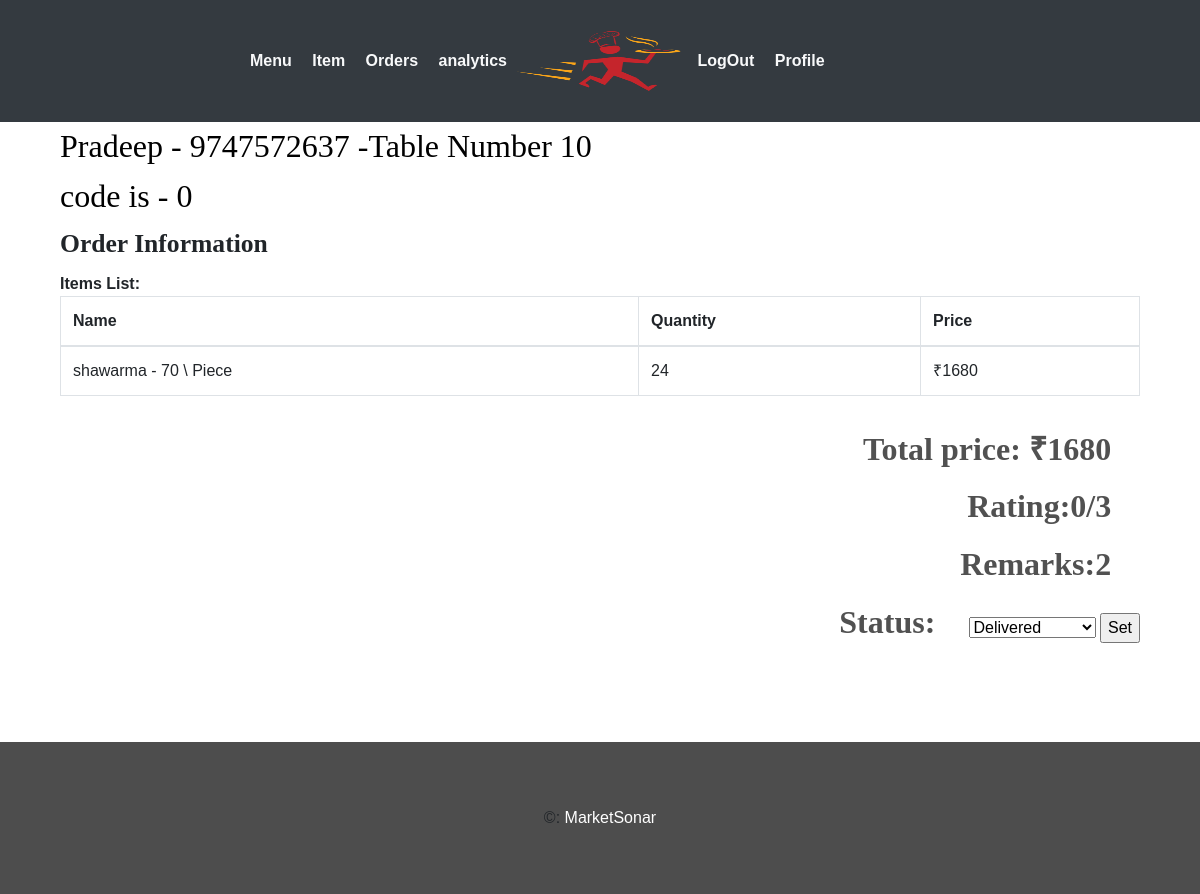
Page /food/restaurant/orderlist/ (signed in) on the earlier database version.
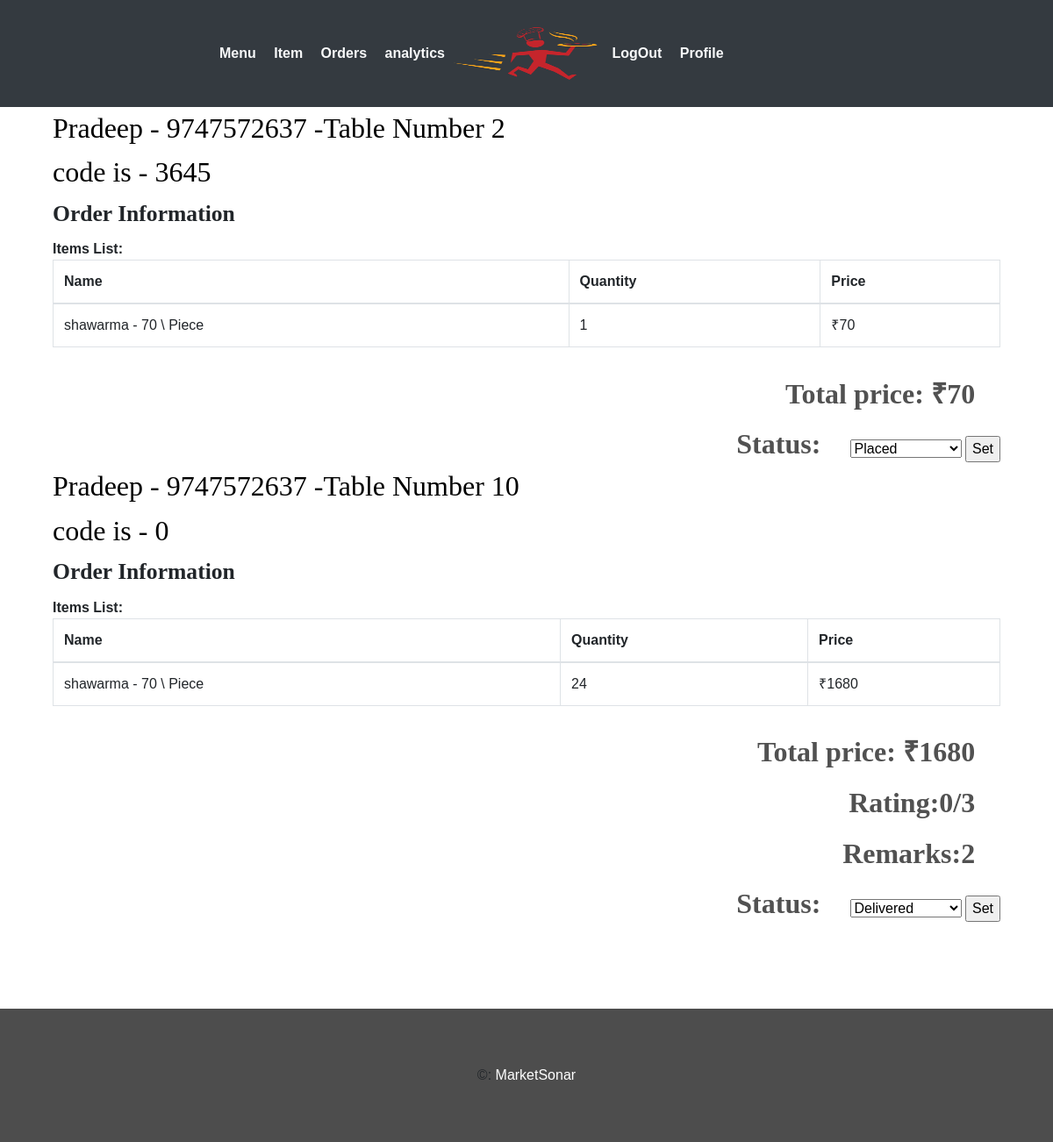
Same page on the later database version.
### webapp/models.py (models this page shows, shortened)
class Order(models.Model):
	id 				= models.AutoField(primary_key=True)
	total_amount    = models.IntegerField(default=0,verbose_name='Total Amount')
	timestamp       = models.DateTimeField(auto_now_add=True,verbose_name='Time')
	delivery_addr   = models.IntegerField(null=False,blank=True,default=-1,verbose_name='Table Number')
	orderedBy       = models.ForeignKey(User ,on_delete=models.CASCADE)
	r_id			= models.ForeignKey(Restaurant ,on_delete=models.CASCADE,verbose_name='Restaurant')
	secret_code		= models.IntegerField(null=False,)
	pay_status		= models.BooleanField(null=False,default=False)
	ORDER_STATE_WAITING 	 = "Waiting"
	ORDER_STATE_PLACED 		 = "Placed"
	ORDER_STATE_ACKNOWLEDGED = "Acknowledged"
	ORDER_STATE_COMPLETED    = "Completed"
	ORDER_STATE_CANCELLED    = "Cancelled"
	ORDER_STATE_DISPATCHED   = "Dispatched"
	ORDER_STATE_CHOICES = (
		(ORDER_STATE_WAITING,ORDER_STATE_WAITING),
	    (ORDER_STATE_PLACED, ORDER_STATE_PLACED),
	    (ORDER_STATE_ACKNOWLEDGED, ORDER_STATE_ACKNOWLEDGED),
	    (ORDER_STATE_COMPLETED, ORDER_STATE_COMPLETED),
	    (ORDER_STATE_CANCELLED, ORDER_STATE_CANCELLED),
	    (ORDER_STATE_DISPATCHED, ORDER_STATE_DISPATCHED)
	)
	status = models.CharField(max_length=50,choices=ORDER_STATE_CHOICES,default=ORDER_STATE_WAITING)

class Customer(models.Model):
	user 		= models.OneToOneField(settings.AUTH_USER_MODEL,on_delete=models.CASCADE)
	f_name   	= models.CharField(max_length=20,blank=False,verbose_name='First Name')
	l_name		= models.CharField(max_length=20,blank=False,verbose_name='Last Name')
	phone 		= models.IntegerField(blank=False,unique=True,verbose_name='Mobile')

class Menu(models.Model):
	id 		 = models.AutoField(primary_key=True)
	item_id  = models.ForeignKey(Item,on_delete=models.CASCADE,verbose_name='Item Name')
	r_id     = models.ForeignKey(Restaurant,on_delete=models.CASCADE,verbose_name='Restaurant')
	price    = models.IntegerField(blank=False)
	quantity = models.IntegerField(blank=False,default=0)
	def __str__(self):
		return self.item_id.fname+'   - '+str(self.price)+'\t \ Piece'

class Item(models.Model):
	id 			= models.AutoField(primary_key=True)
	fname 		= models.CharField(max_length=30,blank=False,verbose_name='Item')
	category 	= models.CharField(max_length=50,blank=False)
	rid			= models.IntegerField(null=False,default=-1,verbose_name='Restaurant')
	img			=models.ImageField(blank=False)

### webapp/views.py (the view, shortened to what this page needs)
# urls.py: path('restaurant/orderlist/',views.orderlist,name='orderlist'),
@login_required(login_url='/login/restaurant/')
def orderlist(request):
	if request.user.is_restaurant==False:
		return redirect('food:logout')
	orders = Order.objects.filter(r_id=request.user.restaurant.id).order_by('-timestamp')
	corders = []
	for order in orders:
		user = User.objects.filter(id=order.orderedBy.id)
		user = user[0]
		print(user.customer.f_name)
		corder = []
		if user.is_restaurant:
			corder.append(user.restaurant.rname)
			corder.append(user.restaurant.info)
		else:
			corder.append(user.customer.f_name)
			corder.append(user.customer.phone)
		items_list = orderItem.objects.filter(ord_id=order)
		items = []
		for item in items_list:
			citem = []
			citem.append(item.item_id)
			citem.append(item.quantity)
			menu = Menu.objects.filter(id=item.item_id.id)
			citem.append(menu[0].price*item.quantity)
			menu = 0
			items.append(citem)
		corder.append(items)
		corder.append(order.total_amount)
		corder.append(order.id)
		x = order.status
		if x == Order.ORDER_STATE_WAITING:
		    continue
		elif x == Order.ORDER_STATE_PLACED:
		    x = 1
		elif x == Order.ORDER_STATE_ACKNOWLEDGED:
			x = 2
		elif x == Order.ORDER_STATE_COMPLETED:
			x = 3
		elif x == Order.ORDER_STATE_DISPATCHED:
			x = 4
		elif x == Order.ORDER_STATE_CANCELLED:
			x = 5
		else:
			continue
		print(order.id)
		feed=Feedback.objects.filter(orderid=order.id)
		print(feed.count())
		corder.append(x)
		corder.append(order.delivery_addr)
		corder.append(order.secret_code)
		if feed.count()!=0:
			corder.append(feed[0].rating)
			if feed[0].remarks!=None:
				corder.append(feed[0].remarks)
			else:
				corder.append("No Remark Given")
		else:
			corder.append("NO Rating given")
			corder.append("No Remark Given")
		corders.append(corder)
	context = {
		"orders" : corders,
	}
	return render(request,"webapp/order-list.html",context)

### webapp/templates/webapp/order-list.html (shortened to what this page needs)
{% extends 'webapp/base2.html' %}
{% block body %}
{% for order in orders %}
            <div class="container">
                    <div class="col-md-12 restaurent-title">
                        <div class="logo-title" style="border: 0;">
                            <h4>{{order.0}} - {{order.1}} -Table Number {{order.6}}</h4>
                            <h4>code is - {{order.7}}</h4>
                        </div>
                    </div>
                    <div class="col-md-12 order-form-grid  wow fadeInLeft">
                        <h5>Order Information</h5>
                        <span>Items List:</span>
                        <div>
                            <table class="table table-hover table-bordered">
                                <thead>
                                    <th>
                                        Name
                                    </th>
                                    <th>
                                        Quantity
                                    </th>
                                    <th>
                                        Price
                                    </th>
                                </thead>
                                {% for x in order.2 %}
                                    <tr><td>{{x.0}}</td><td>{{x.1}}</td><td>&#x20b9;{{x.2}}</td></tr>
                                {% endfor %}
                            </table>
                        </div>
                    </div>
                    <div class="col-md-12 buy"  style="display: inline-block;">
                        <form action="" method="POST">{% csrf_token %}
                        <span>Total price: &#x20b9;{{order.3}}</span>
                        {% if order.5 == 4 %}
                        <span>Rating:{{order.7}}/3</span>
                        <span>Remarks:{{order.8}}</span>
                        {% endif %}
                        <span  style="display: inline;">Status:</span>
                        <select name="orderstatus">
                            {% if order.5 == 1 %}
                            <option value="1" selected>Placed</option>
                            {% endif %}
                            {% if order.5 == 4 %}
                            <option value="4" selected>Delivered</option>
                            {% endif %}
                        </select>
                        <input type="submit" value="Set" name="submit"/>
                        </form>
                    </div>
        </div>
{% endfor %}
{% endblock %}

### webapp/templates/webapp/base2.html (shortened to what this page needs)
<!DOCTYPE html>
<html>
<head>
   {% load static %}
  <link rel="stylesheet" type="text/css" href="{% static 'webapp/css/bootstrap.min.css'%}">
  <link href="/static/webapp/css/style.css" rel="stylesheet" type="text/css" media="all" />
  <link rel='stylesheet' href='https://maxcdn.bootstrapcdn.com/font-awesome/4.5.0/css/font-awesome.min.css' >
  <link href="//netdna.bootstrapcdn.com/bootstrap/3.0.0/css/bootstrap-glyphicons.css" rel="stylesheet">
  <link href="static/webapp/css/animate.css" rel='stylesheet' type='text-center/css' />
  </head>
  <body>
	<nav class="navbar navbar-expand-lg navbar-light bg-dark">
   		 <div class="container-fluid">
   		 	 <div class="navbar-collapse collapse w-100 dual-collapse2 order-1 order-md-0">
        <ul class="navbar-nav ml-auto text-center">
            {% if request.user.is_authenticated %}
            <li class="nav-item">
                <a class="nav-link text-light" href="{% url  'food:mmenu' %}"><font size="3">&nbsp;<strong>Menu </strong></font></a>
            </li>
            <li class="nav-item">
                <a class="nav-link text-light" href="{% url  'food:item' %}"><font size="3">&nbsp;<strong>Item </strong></font></a>
            </li>
             <li class="nav-item">
                <a class="nav-link text-light" href="{% url  'food:orderlist' %}"><font size="3">&nbsp;<strong>Orders</strong></font></a>
            </li>
           <li class="nav-item">
                <a class="nav-link text-light" href="{% url 'food:analytics' %}"><font size="3"> &nbsp;<strong>analytics</strong></font></a>
            </li>
            {% else %}
            <li class="nav-item active">
                <a class="nav-link text-light" href="{% url 'food:index' %}"><font size="3">&nbsp; <strong>Home</strong> </font></a>
            </li>
            {% endif %}
        </ul>
    </div>
    <div class="mx-auto my-2 order-0 order-md-1 position-relative">
        <a class="mx-auto" href="#">
            <img  src="/static/webapp/images/logo.png" style="height: 90px;width: 170px;" alt="Home" class="rounded-circle img-responsive">
        </a>
    </div>
    <div class="navbar-collapse collapse w-100 dual-collapse2 order-2 order-md-2">
        <ul class="navbar-nav mr-auto text-center">
          {% if request.user.is_authenticated %}
            <li class="nav-item">
                <a class="nav-link text-light " href="{% url 'food:logout' %}"><font size="3"> &nbsp;<strong>LogOut </strong> </font></a>
            </li>
            <li class="nav-item">
                <a class="nav-link text-light " href="{%url 'food:rprofile' %}"><font size="3"> &nbsp;<strong>Profile</strong></font></a>
            </li>
            {% endif %}
        </ul>
    </div>
</div>
</nav>
{% block body %}
{% endblock %}
<br>
<br>
<br>
<br>
<div class="footer">
    <div class="container-fluid">
    <div class="footer-copyright text-center py-3">©:
        <a href="#"> MarketSonar</a>
      </div>
  </div>
</div>
</body>
</html>

### webapp/static/webapp/css/style.css (style rules this page uses)
body { padding:0; margin:0; font-family: 'Source Sans Pro', sans-serif; }
body a { transition:0.5s all; -webkit-transition:0.5s all; -moz-transition:0.5s all; -o-transition:0.5s all; -ms-transition:0.5s all; }
input[type="button"],input[type="submit"] { transition:0.5s all; -webkit-transition:0.5s all; -moz-transition:0.5s all; -o-transition:0.5s all; -ms-transition:0.5s all; }
h1,h2,h3,h4,h5,h6 { margin:0; }
ul { margin:0; padding:0; }
.footer { padding:3em 0; background:#4D4D4D; }
.footer a { color:#FFF; }
.order-form-grid h5 { font-size:1.6em; font-weight:700; margin-bottom:0.5em; font-family: 'Lobster Two', cursive; }
.order-form-grid span { font-size:16px; font-weight:600; }
.restaurent-title h4 { color:#000000; font-size:2em; font-weight:500; font-family: 'Lobster Two', cursive; margin:5px 0 12px 0; }
.logo-title { border-bottom:1px dotted #000000; width: 63%; margin-bottom: 0.8em; }
.buy { text-align:right; margin-top: 0.8em; }
.buy span { color:#515151; font-size:2em; font-weight:600; display: block; margin: 0 0.9em 0.3em 0; font-family: 'Lobster Two', cursive; }

Differences in the rows shown:
added Order: f_name "Pradeep", order "9747572637", delivery_addr "2", secret_code "3645", total_amount "70", Menu (item_id+price "shawarma - 70 \\ Piece", x "1", price "70")
